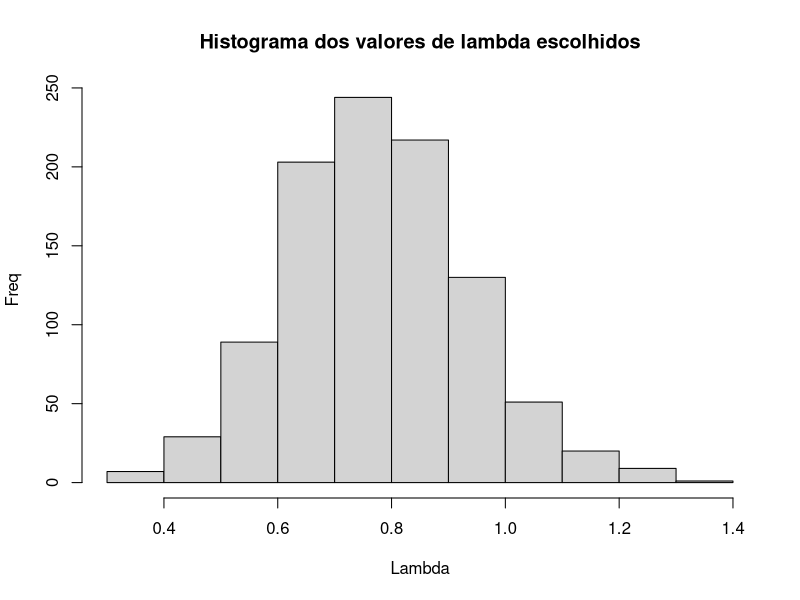
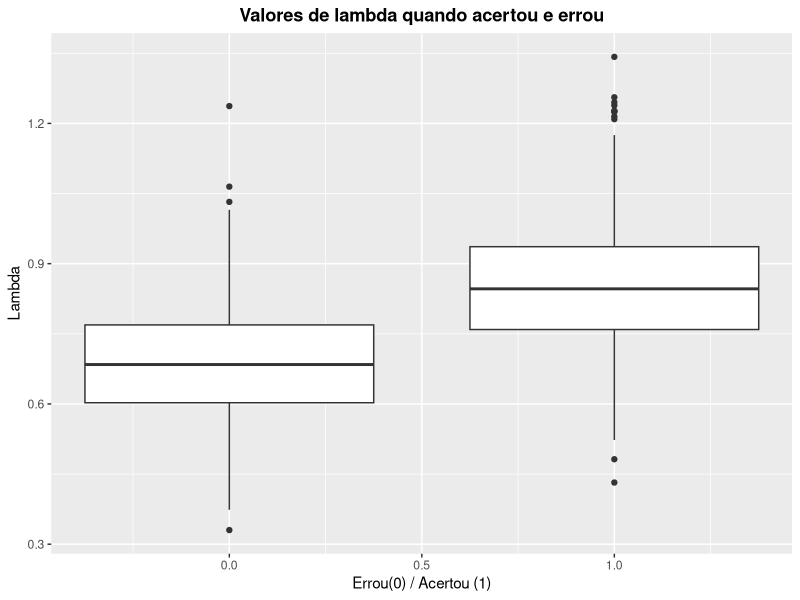

Here is the R script that generated these plots, in order: (Note: a time limit stopped this script after it produced the figures.)
## ---- chunk 1
knitr::opts_chunk$set(echo = FALSE)
#tinytex::install_tinytex()
#install.packages("glmnet")
library(glmnet)

#install.packages("tidyverse")
library(tidyverse)

#install.packages('reshape2')
library(reshape2)

#install.packages('ggplot2')
library(ggplot2)

## ---- chunk 2

norm_random_sample = function(ncol, nrow){
  X = matrix(0, ncol = ncol, nrow = nrow)
  for(j in 1:ncol) {
    X[,j] = rnorm(nrow, sd = sqrt(j))
  } 
  return(X)
}

## ---- chunk 3
exp_random_sample = function(ncol, nrow){
  X = matrix(0, ncol = ncol, nrow = nrow)
  for(l in 1:ncol) {
    X[,l] = rexp(nrow, rate = sqrt(l))
  } 
  return(X)
}
## ---- chunk 4
opt_lambda_k5 = data.frame(ncol=2, nrow=1000)
colnames(opt_lambda_k5) = c('lambda', 'acertou')

opt_lambda_k10 = data.frame(ncol=2, nrow=1000)
colnames(opt_lambda_k10) = c('lambda', 'acertou')

hits_count = matrix(ncol=2, nrow=2)
colnames(hits_count) = c('k=5', 'k=10')
rownames(hits_count) = c('Exato', 'Inclui')
hits_count[,1] = rep(0, 2)
hits_count[,2] = rep(0, 2)

valid_vars = c("(Intercept)", paste("V",c(1,10,20,50,90), sep = ""))

# colocar apenas nas posicoes em que acertou, depois limpar os que n sao
coefs_k5 = data.frame(0, ncol=2, nrow=1000)
colnames(coefs_k5) = c('Intercept', 'Media Coeficientes')

coefs_k10 = data.frame(0, ncol=2, nrow=1000)
colnames(coefs_k10) = c('Intercept', 'Media Coeficientes')

## ---- chunk 5
ncol = 100
nrow = 50
valid_beta = c(1,10,20,50,90)
set.seed(2056502)
for (i in 1:1000) {
  
  # amostra
  X = norm_random_sample(ncol, nrow)
  
  # modelo base
  p = 5
  b = rep(0,ncol)
  b[c(1,10,20,50,90)] = rep(5,5)
  Y = 20 + X%*%b + rnorm(nrow)
  
  #ajuste
  
  #k=5
  cross_validation = cv.glmnet(X, Y, alpha=1, nfold = 5)
  opt_lambda = cross_validation$lambda.min
  opt_lambda_k5[i,1] = opt_lambda
  opt_adjust = glmnet(X, Y, alpha=1, lambda = opt_lambda)
  cf = coef(opt_adjust)
  nonzero_cf = rownames(cf)[cf[,1] != 0]
  
  # setdiff (A,B): quais vars A tem que B nao tem
  if (length(setdiff(nonzero_cf, valid_vars)) == 0) {
    hits_count[1,1] = hits_count[1,1] + 1
    # falar no relatorio que usou round para validar
    model = cf[nonzero_cf,]
    model_intercept = model[1:1]
    model_coefs = model[2:6]
    coefs_k5[i,1] = model_intercept
    coefs_k5[i,2] = mean(round(model_coefs))
    opt_lambda_k5[i,2] = 1
  } else{
    if(all(valid_vars %in% nonzero_cf)){
      hits_count[2,1] = hits_count[2,1] + 1
    }
    opt_lambda_k5[i,2] = 0
  }
  
  #k=10
  cross_validation_k10 = cv.glmnet(X, Y, alpha=1, nfold = 10)
  opt_lambda10 = cross_validation$lambda.min
  opt_lambda_k10[i,1] = opt_lambda10
  opt_adjust_k10 = glmnet(X, Y, alpha=1, lambda = opt_lambda10)
  cf_k10 = coef(opt_adjust_k10)
  nonzero_cf_k10 = rownames(cf_k10)[cf_k10[,1] != 0]
  
  # setdiff (A,B): quais vars A tem que B nao tem
  if (length(setdiff(nonzero_cf_k10, valid_vars)) == 0) {
    hits_count[1,2] = hits_count[1,2] + 1
    # falar no relatorio que usou round para validar
    model_k10 = cf_k10[nonzero_cf_k10,]
    model_intercept_k10 = model_k10[1:1]
    model_coefs_k10 = model_k10[2:6]
    coefs_k10[i,1] = model_intercept_k10
    coefs_k10[i,2] = mean(round(model_coefs_k10))
    opt_lambda_k10[i,2] = 1
  } else{
    if(all(valid_vars %in% nonzero_cf_k10)){
      hits_count[2,2] = hits_count[2,2] + 1
    }
    opt_lambda_k10[i,2] = 0
  }
}
## ---- chunk 6
library(knitr)
kable(hits_count, caption='Acertos exatos e parciais para cada tamanho de k')
## ---- chunk 7
coefs_k5 = subset(coefs_k5, Intercept != 0)
int_round_avg_k5 = round(mean(coefs_k5[,"Intercept"]))

coefs_k10 = subset(coefs_k10, Intercept != 0)
int_round_avg_k10 = round(mean(coefs_k5[,"Intercept"]))

cf_round_avg_k5 = round(mean(coefs_k5[,2]))

cf_round_avg_k10 = round(mean(coefs_k10[,2]))
## ---- chunk 8
hist(opt_lambda_k5[, "lambda"], main="Histograma dos valores de lambda escolhidos", xlab = "Lambda", ylab = "Freq")
## ---- chunk 9
data <- melt(opt_lambda_k5,id.vars=c('acertou'), measure.vars=c('lambda'))
ggplot(data) +
  geom_boxplot(aes(group = acertou, x=acertou, y=value)) +
    ggtitle("Valores de lambda quando acertou e errou") + 
      xlab("Errou(0) / Acertou (1)") +
        ylab("Lambda") +
          theme(
            plot.title = element_text(hjust = 0.5, face='bold')
          )
## ---- chunk 10
opt_lambda_k5 = data.frame(ncol=2, nrow=1000)
colnames(opt_lambda_k5) = c('lambda', 'acertou')

opt_lambda_k10 = data.frame(ncol=2, nrow=1000)
colnames(opt_lambda_k10) = c('lambda', 'acertou')

hits_count = matrix(ncol=2, nrow=2)
colnames(hits_count) = c('k=5', 'k=10')
rownames(hits_count) = c('Exato', 'Inclui')
hits_count[,1] = rep(0, 2)
hits_count[,2] = rep(0, 2)

valid_vars = c("(Intercept)", paste("V",c(1,10,20,50,90), sep = ""))

# colocar apenas nas posicoes em que acertou, depois limpar os que n sao
coefs_k5 = data.frame(0, ncol=2, nrow=1000)
colnames(coefs_k5) = c('Intercept', 'Media Coeficientes')

coefs_k10 = data.frame(0, ncol=2, nrow=1000)
colnames(coefs_k10) = c('Intercept', 'Media Coeficientes')

## ---- chunk 11
ncol = 100
nrow = 50
valid_beta = c(1,10,20,50,90)
set.seed(2056502)
for (i in 1:1000) {
  
  # amostra
  X = exp_random_sample(ncol, nrow)
  
  # modelo base
  p = 5
  b = rep(0,ncol)
  b[c(1,10,20,50,90)] = rep(5,5)
  Y = 20 + X%*%b + rexp(nrow)
  
  #ajuste
  
  #k=5
  cross_validation = cv.glmnet(X, Y, alpha=1, nfold = 5)
  opt_lambda = cross_validation$lambda.min
  opt_lambda_k5[i,1] = opt_lambda
  opt_adjust = glmnet(X, Y, alpha=1, lambda = opt_lambda)
  cf = coef(opt_adjust)
  nonzero_cf = rownames(cf)[cf[,1] != 0]
  
  # setdiff (A,B): quais vars A tem que B nao tem
  if (length(setdiff(nonzero_cf, valid_vars)) == 0) {
    hits_count[1,1] = hits_count[1,1] + 1
    # falar no relatorio que usou round para validar
    model = cf[nonzero_cf,]
    model_intercept = model[1:1]
    model_coefs = model[2:6]
    coefs_k5[i,1] = model_intercept
    coefs_k5[i,2] = mean(round(model_coefs))
    opt_lambda_k5[i,2] = 1
  } else{
    if(all(valid_vars %in% nonzero_cf)){
      hits_count[2,1] = hits_count[2,1] + 1
    }
    opt_lambda_k5[i,2] = 0
  }
  
  #k=10
  cross_validation_k10 = cv.glmnet(X, Y, alpha=1, nfold = 10)
  opt_lambda10 = cross_validation$lambda.min
  opt_lambda_k10[i,1] = opt_lambda10
  opt_adjust_k10 = glmnet(X, Y, alpha=1, lambda = opt_lambda10)
  cf_k10 = coef(opt_adjust_k10)
  nonzero_cf_k10 = rownames(cf_k10)[cf_k10[,1] != 0]
  
  # setdiff (A,B): quais vars A tem que B nao tem
  if (length(setdiff(nonzero_cf_k10, valid_vars)) == 0) {
    hits_count[1,2] = hits_count[1,2] + 1
    # falar no relatorio que usou round para validar
    model_k10 = cf_k10[nonzero_cf_k10,]
    model_intercept_k10 = model_k10[1:1]
    model_coefs_k10 = model_k10[2:6]
    coefs_k10[i,1] = model_intercept_k10
    coefs_k10[i,2] = mean(round(model_coefs_k10))
    opt_lambda_k10[i,2] = 1
  } else{
    if(all(valid_vars %in% nonzero_cf_k10)){
      hits_count[2,2] = hits_count[2,2] + 1
    }
    opt_lambda_k10[i,2] = 0
  }
}
## ---- chunk 12
library(knitr)
kable(hits_count, caption='Acertos exatos e parciais para cada tamanho de k')
## ---- chunk 13
coefs_k5 = subset(coefs_k5, Intercept != 0)
int_round_avg_k5 = round(mean(coefs_k5[,"Intercept"]))

coefs_k10 = subset(coefs_k10, Intercept != 0)
int_round_avg_k10 = round(mean(coefs_k5[,"Intercept"]))

cf_round_avg_k5 = round(mean(coefs_k5[,2]))

cf_round_avg_k10 = round(mean(coefs_k10[,2]))
## ---- chunk 14
hist(opt_lambda_k10[, "lambda"], main="Histograma dos valores de lambda escolhidos", xlab = "Lambda", ylab = "Freq")
## ---- chunk 15
data <- melt(opt_lambda_k5,id.vars=c('acertou'), measure.vars=c('lambda'))
ggplot(data) +
  geom_boxplot(aes(group = acertou, x=acertou, y=value)) +
    ggtitle("Valores de lambda quando acertou e errou") + 
      xlab("Errou(0) / Acertou (1)") +
        ylab("Lambda") +
          theme(
            plot.title = element_text(hjust = 0.5, face='bold')
          )
## ---- chunk 16
opt_lambda_k10 = data.frame(ncol=2, nrow=1000)
colnames(opt_lambda_k10) = c('lambda', 'acertou')

hits_count = matrix(ncol=1, nrow=2)
colnames(hits_count) = c('Número de acertos')
rownames(hits_count) = c('Exato', 'Inclui')
hits_count[,1] = rep(0, 2)

valid_vars = c("(Intercept)", paste("V",c(1,10,20,50,90), sep = ""))

coefs_k10 = data.frame(0, ncol=2, nrow=1000)
colnames(coefs_k10) = c('Intercept', 'Media Coeficientes')

## ---- chunk 17
ncol = 100
nrow = 200
valid_beta = c(1,10,20,50,90)
set.seed(2056502)
for (i in 1:1000) {
  
  # amostra
  X = exp_random_sample(ncol, nrow)
  
  # modelo base
  p = 5
  b = rep(0,ncol)
  b[c(1,10,20,50,90)] = rep(5,5)
  Y = 20 + X%*%b + rexp(nrow)
  
  #ajuste
  
  #k=10
  cross_validation_k10 = cv.glmnet(X, Y, alpha=1, nfold = 10)
  opt_lambda10 = cross_validation$lambda.min
  opt_lambda_k10[i,1] = opt_lambda10
  opt_adjust_k10 = glmnet(X, Y, alpha=1, lambda = opt_lambda10)
  cf_k10 = coef(opt_adjust_k10)
  nonzero_cf_k10 = rownames(cf_k10)[cf_k10[,1] != 0]
  
  # setdiff (A,B): quais vars A tem que B nao tem
  if (length(setdiff(nonzero_cf_k10, valid_vars)) == 0) {
    hits_count[1,1] = hits_count[1,1] + 1
    # falar no relatorio que usou round para validar
    model_k10 = cf_k10[nonzero_cf_k10,]
    model_intercept_k10 = model_k10[1:1]
    model_coefs_k10 = model_k10[2:6]
    coefs_k10[i,1] = model_intercept_k10
    coefs_k10[i,2] = mean(round(model_coefs_k10))
    opt_lambda_k10[i,2] = 1
  } else{
    if(all(valid_vars %in% nonzero_cf_k10)){
      hits_count[2,1] = hits_count[2,1] + 1
    }
    opt_lambda_k10[i,2] = 0
  }
}

## ---- chunk 18
library(knitr)
kable(hits_count, caption='Acertos exatos e parciais para tamanho de amostra 200')
## ---- chunk 19
opt_lambda_k5 = data.frame(ncol=2, nrow=1000)
colnames(opt_lambda_k5) = c('lambda', 'acertou')

opt_lambda_k10 = data.frame(ncol=2, nrow=1000)
colnames(opt_lambda_k10) = c('lambda', 'acertou')

hits_count = matrix(ncol=2, nrow=2)
colnames(hits_count) = c('k=5', 'k=10')
rownames(hits_count) = c('Exato', 'Inclui')
hits_count[,1] = rep(0, 2)
hits_count[,2] = rep(0, 2)

valid_vars = c("(Intercept)", paste("V",c(1,2,3,4,5), sep = ""))

# colocar apenas nas posicoes em que acertou, depois limpar os que n sao
coefs_k5 = data.frame(0, ncol=2, nrow=1000)
colnames(coefs_k5) = c('Intercept', 'Media Coeficientes')

coefs_k10 = data.frame(0, ncol=2, nrow=1000)
colnames(coefs_k10) = c('Intercept', 'Media Coeficientes')

## ---- chunk 20
ncol = 100
nrow = 50
valid_beta = c(1,2,3,4,5)
set.seed(2056502)
for (i in 1:1000) {
  
  # amostra
  X = norm_random_sample(ncol, nrow)
  
  # modelo base
  p = 5
  b = rep(0,ncol)
  b[c(1,2,3,4,5)] = rep(5,5)
  Y = 20 + X%*%b + rnorm(nrow)
  
  #ajuste
  
  #k=5
  cross_validation = cv.glmnet(X, Y, alpha=1, nfold = 5)
  opt_lambda = cross_validation$lambda.min
  opt_lambda_k5[i,1] = opt_lambda
  opt_adjust = glmnet(X, Y, alpha=1, lambda = opt_lambda)
  cf = coef(opt_adjust)
  nonzero_cf = rownames(cf)[cf[,1] != 0]
  
  # setdiff (A,B): quais vars A tem que B nao tem
  if (length(setdiff(nonzero_cf, valid_vars)) == 0) {
    hits_count[1,1] = hits_count[1,1] + 1
    # falar no relatorio que usou round para validar
    model = cf[nonzero_cf,]
    model_intercept = model[1:1]
    model_coefs = model[2:6]
    coefs_k5[i,1] = model_intercept
    coefs_k5[i,2] = mean(round(model_coefs))
    opt_lambda_k5[i,2] = 1
  } else{
    if(all(valid_vars %in% nonzero_cf)){
      hits_count[2,1] = hits_count[2,1] + 1
    }
    opt_lambda_k5[i,2] = 0
  }
  
  #k=10
  cross_validation_k10 = cv.glmnet(X, Y, alpha=1, nfold = 10)
  opt_lambda10 = cross_validation$lambda.min
  opt_lambda_k10[i,1] = opt_lambda10
  opt_adjust_k10 = glmnet(X, Y, alpha=1, lambda = opt_lambda10)
  cf_k10 = coef(opt_adjust_k10)
  nonzero_cf_k10 = rownames(cf_k10)[cf_k10[,1] != 0]
  
  # setdiff (A,B): quais vars A tem que B nao tem
  if (length(setdiff(nonzero_cf_k10, valid_vars)) == 0) {
    hits_count[1,2] = hits_count[1,2] + 1
    # falar no relatorio que usou round para validar
    model_k10 = cf_k10[nonzero_cf_k10,]
    model_intercept_k10 = model_k10[1:1]
    model_coefs_k10 = model_k10[2:6]
    coefs_k10[i,1] = model_intercept_k10
    coefs_k10[i,2] = mean(round(model_coefs_k10))
    opt_lambda_k10[i,2] = 1
  } else{
    if(all(valid_vars %in% nonzero_cf_k10)){
      hits_count[2,2] = hits_count[2,2] + 1
    }
    opt_lambda_k10[i,2] = 0
  }
}
## ---- chunk 21
library(knitr)
kable(hits_count, caption='Acertos exatos e parciais para cada tamanho de k')
